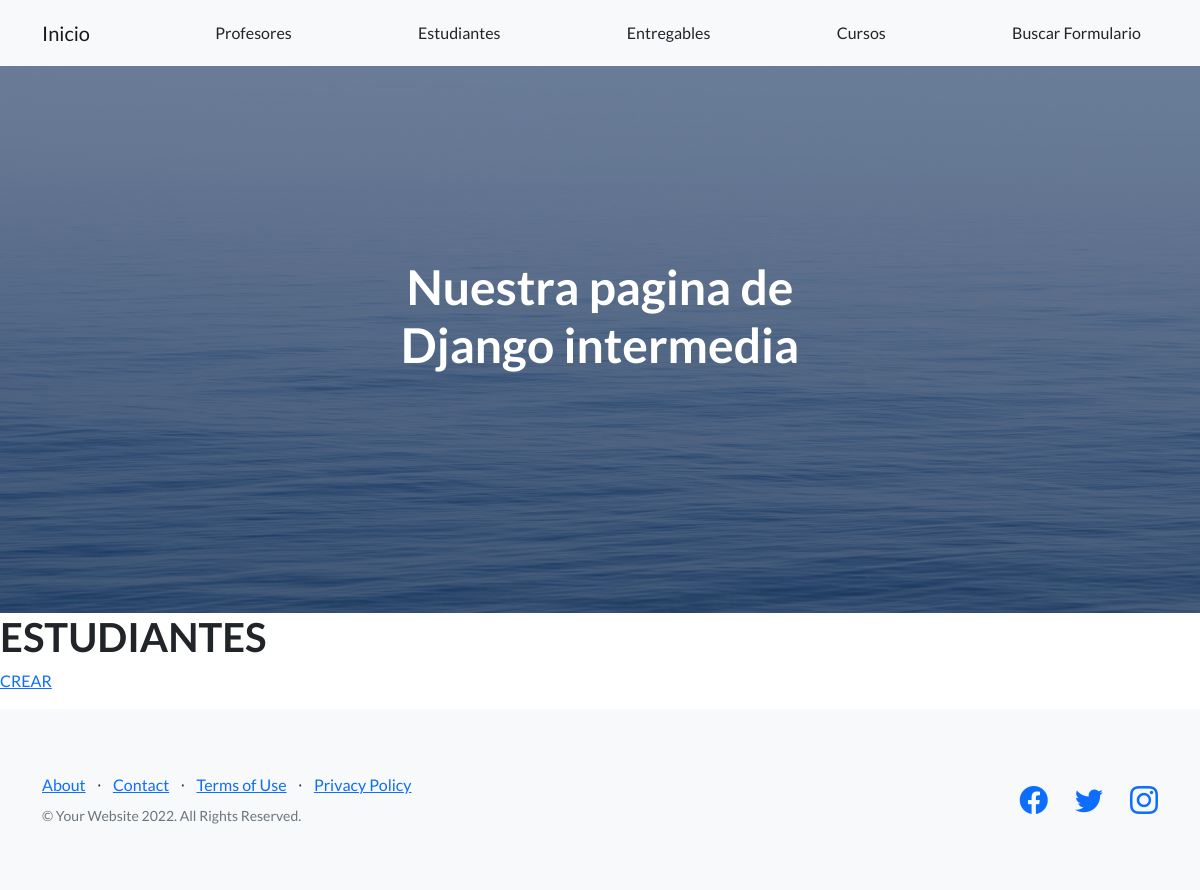
The app's page /AppCoder/estudiante/list/, older data.
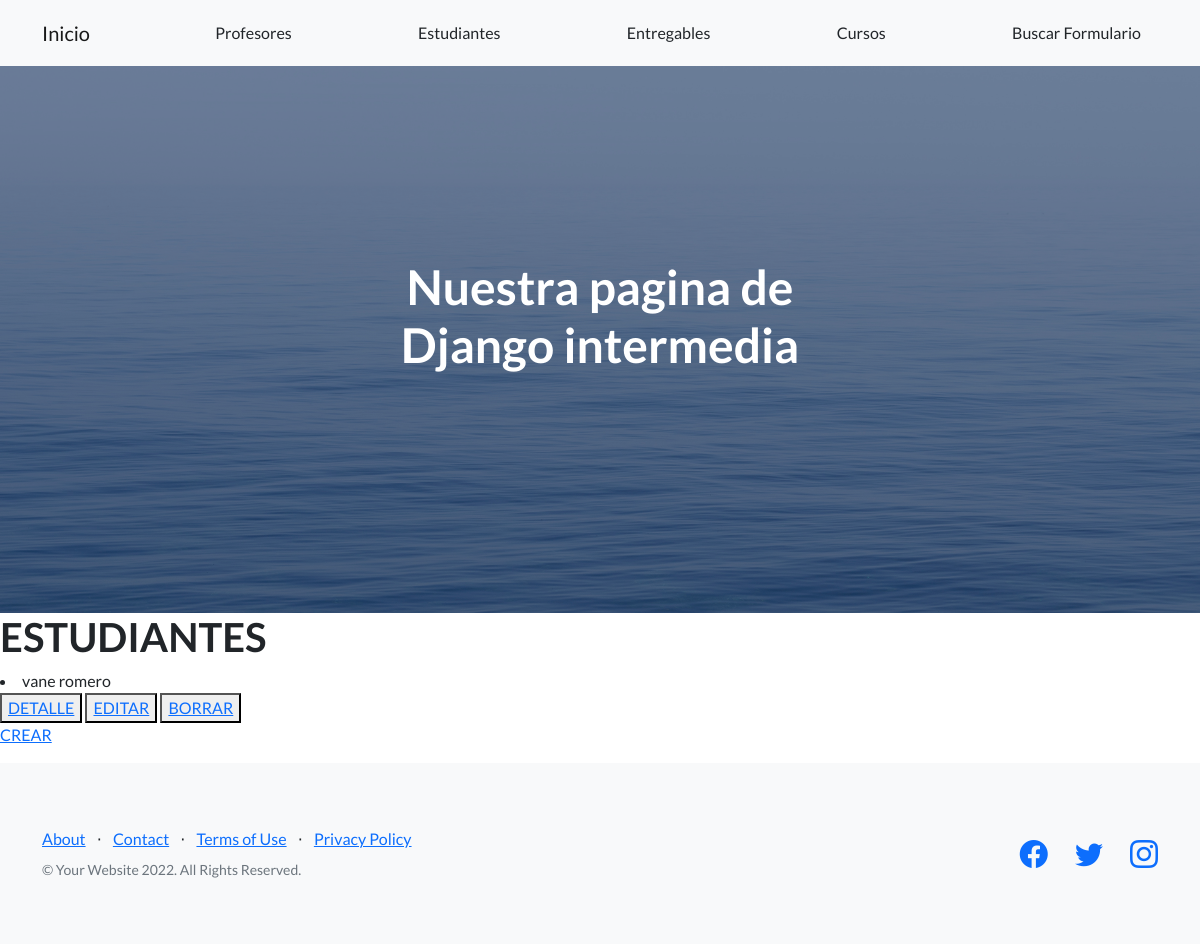
The same page, newer data.
### AppCoder/models.py (models this page shows)
class Estudiantes (models.Model):
    nombre = models.CharField(max_length=30)
    apellido = models.CharField(max_length=30)
    email = models.EmailField()
    def __str__(self):
        return self.nombre+" "+self.apellido

### AppCoder/views.py (the view)
# urls.py: path('estudiante/list/',EstudiantesList.as_view(), name = 'estudiante_listar'),
class EstudiantesList(ListView):
    model = Estudiantes
    template_name = 'AppCoder/estudiante_list.html'

### AppCoder/templates/AppCoder/estudiante_list.html
{% extends "AppCoder/padre.html" %}
{% load static %}
{% block ContenidoQueCambia %}
<h1>ESTUDIANTES</h1>
{% for estudiante in object_list %}
<li>{{estudiante}}</li>
<button>
    <a href="{% url 'estudiante_detalle' estudiante.id %}">DETALLE</a>
</button>
<button>
    <a href="{% url 'estudiante_editar' estudiante.id %}">EDITAR</a>
</button>
<button>
    <a href="{% url 'estudiante_borrar' estudiante.id %}">BORRAR</a>
</button>
{% endfor %}
<p>
    <a href="{% url 'estudiante_crear' %}">CREAR</a>
</p>
{% endblock %}

### AppCoder/templates/AppCoder/padre.html (shortened to what this page needs)
<!DOCTYPE html>
<html lang="en">
    <head>
        {% load static %}
        <link href="https://cdn.jsdelivr.net/npm/bootstrap-icons@1.5.0/font/bootstrap-icons.css" rel="stylesheet" type="text/css" />
        <link href="{% static 'AppCoder/css/styles.css' %}" rel="stylesheet" />
    </head>
    <body>
        <nav class="navbar navbar-light bg-light static-top">
            <div class="container">
                <a class="navbar-brand" href="{% url 'inicio' %}">Inicio</a>
                <a class="btn " href="{% url 'profesores' %}">Profesores</a>
                <a class="btn " href="{% url 'estudiante_listar' %}">Estudiantes</a>
                <a class="btn " href="{% url 'entregables' %}">Entregables</a>
                <a class="btn " href="{% url 'cursos' %}">Cursos</a>
                <a class="btn " href="{% url 'busquedaComision' %}">Buscar Formulario</a>
            </div>
        </nav>
        <header class="masthead">
            <div class="container position-relative">
                <div class="row justify-content-center">
                    <div class="col-xl-6">
                        <div class="text-center text-white">
                            <h1 class="mb-5">Nuestra pagina de Django intermedia</h1>
                        </div>
                    </div>
                </div>
            </div>
        </header>
        {% block ContenidoQueCambia %}
        {% endblock %}
        <footer class="footer bg-light">
            <div class="container">
                <div class="row">
                    <div class="col-lg-6 h-100 text-center text-lg-start my-auto">
                        <ul class="list-inline mb-2">
                            <li class="list-inline-item"><a href="#!">About</a></li>
                            <li class="list-inline-item">⋅</li>
                            <li class="list-inline-item"><a href="#!">Contact</a></li>
                            <li class="list-inline-item">⋅</li>
                            <li class="list-inline-item"><a href="#!">Terms of Use</a></li>
                            <li class="list-inline-item">⋅</li>
                            <li class="list-inline-item"><a href="#!">Privacy Policy</a></li>
                        </ul>
                        <p class="text-muted small mb-4 mb-lg-0">&copy; Your Website 2022. All Rights Reserved.</p>
                    </div>
                    <div class="col-lg-6 h-100 text-center text-lg-end my-auto">
                        <ul class="list-inline mb-0">
                            <li class="list-inline-item me-4">
                                <a href="#!"><i class="bi-facebook fs-3"></i></a>
                            </li>
                            <li class="list-inline-item me-4">
                                <a href="#!"><i class="bi-twitter fs-3"></i></a>
                            </li>
                            <li class="list-inline-item">
                                <a href="#!"><i class="bi-instagram fs-3"></i></a>
                            </li>
                        </ul>
                    </div>
                </div>
            </div>
        </footer>
    </body>
</html>

Row changes from the older to the newer data that the page shows:
added Estudiantes: nombre+apellido "vane romero"
